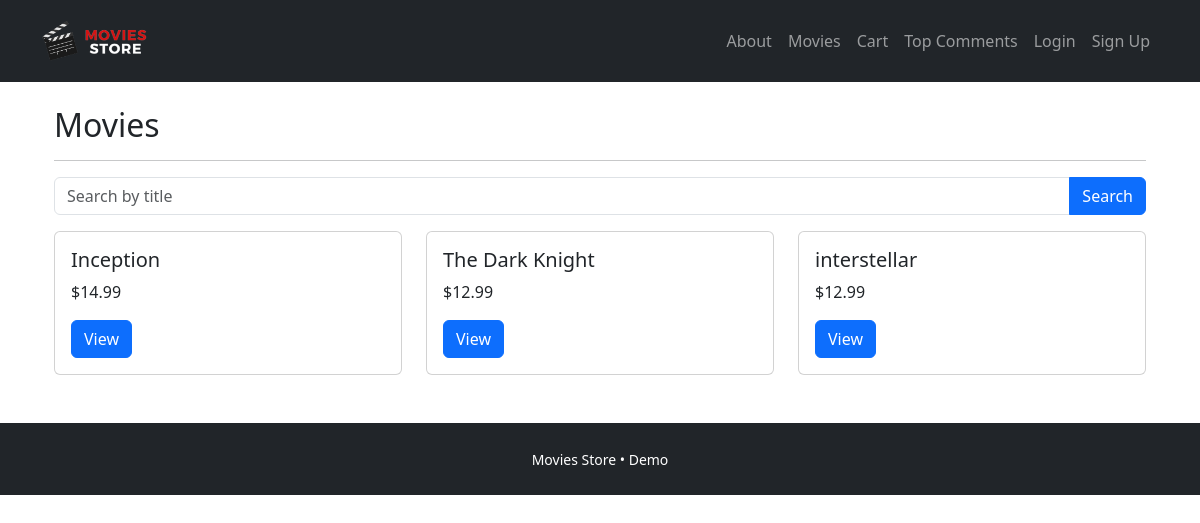
Page /movies/ on the committed database.
### movies/models.py (models this page shows, shortened)
class Movie(models.Model):
    title = models.CharField(max_length=200)
    description = models.TextField()
    price = models.DecimalField(max_digits=6, decimal_places=2)
    image = models.ImageField(upload_to='movies/', blank=True, null=True)  # optional, matches textbook/easy migrations
    created_at = models.DateTimeField(auto_now_add=True)

### movies/views.py (the view)
# urls.py: path("", views.movie_list, name="list"),
def movie_list(request):
    q = request.GET.get("q", "")
    movies = Movie.objects.all()
    if q:
        movies = movies.filter(Q(title__icontains=q))
    return render(request, "movies/list.html", {"movies": movies, "q": q})

### templates/movies/list.html (shortened to what this page needs)
{% extends "base.html" %}
{% block content %}
<div class="container">
  <h2>Movies</h2>
  <hr>
  <form class="mb-3" method="get">
    <div class="input-group">
      <input name="q" value="{{ q }}" class="form-control" placeholder="Search by title">
      <button class="btn btn-primary" type="submit">Search</button>
    </div>
  </form>
  <div class="row">
    {% for movie in movies %}
    <div class="col-md-4">
      <div class="card mb-4">
        <div class="card-body">
          <h5 class="card-title">{{ movie.title }}</h5>
          <p class="card-text">${{ movie.price }}</p>
          <a href="{% url 'movies:detail' movie.pk %}" class="btn btn-primary">View</a>
        </div>
      </div>
    </div>
    {% empty %}
    <p>No movies available.</p>
    {% endfor %}
  </div>
</div>
{% endblock %}

### moviesstore/static/css/style.css (style rules this page uses)
body { font-family: system-ui, -apple-system, Segoe UI, Roboto, Arial, sans-serif; }

### rows in the picture
Movie: title "Inception", price "14.99"
Movie: title "The Dark Knight", price "12.99"
Movie: title "interstellar", price "12.99"
